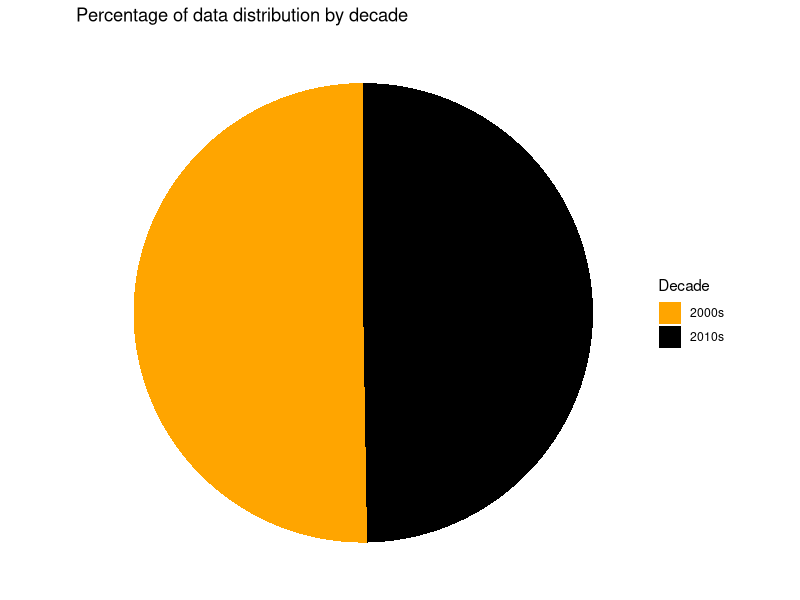
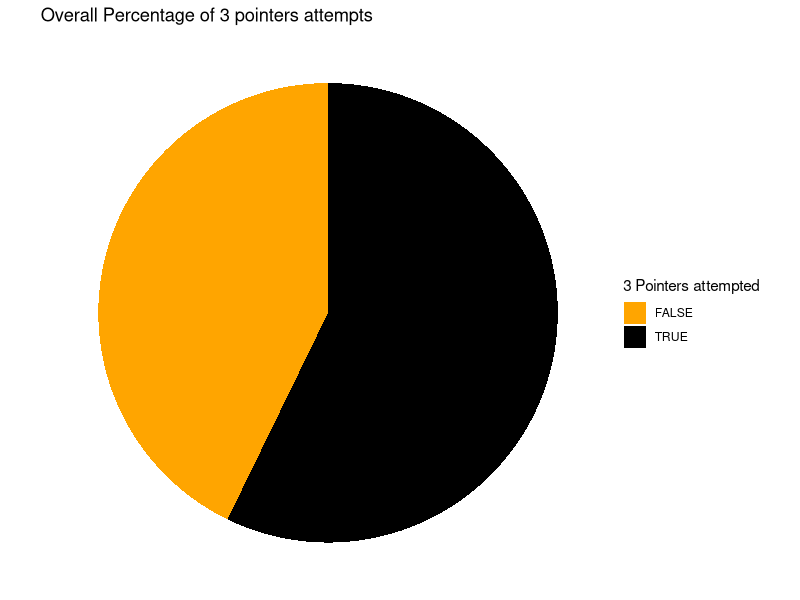
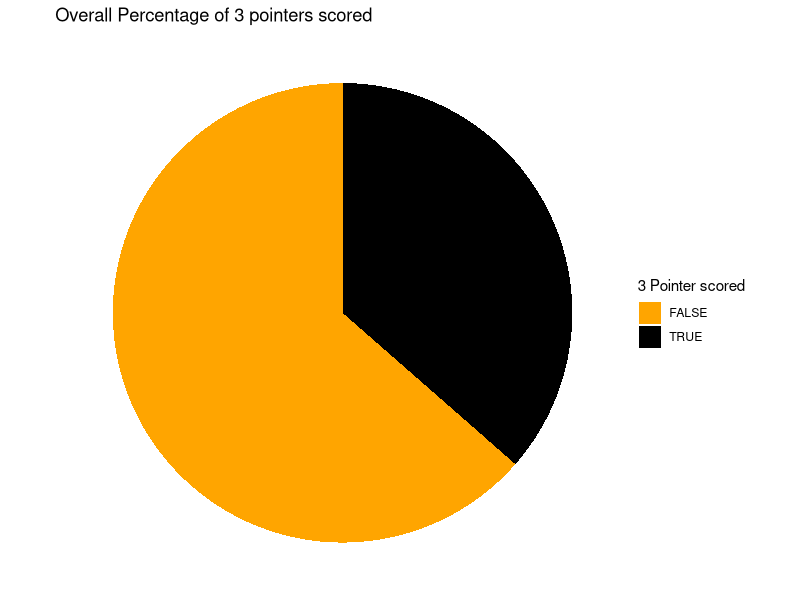
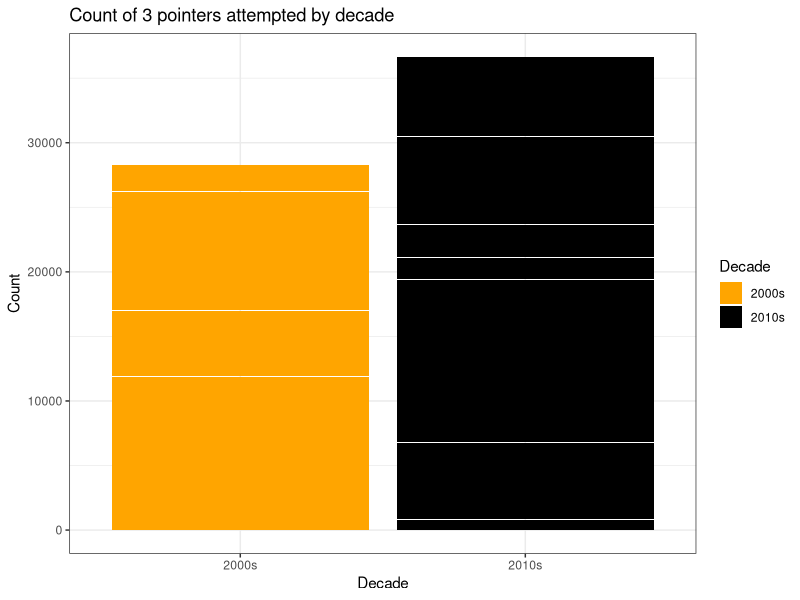
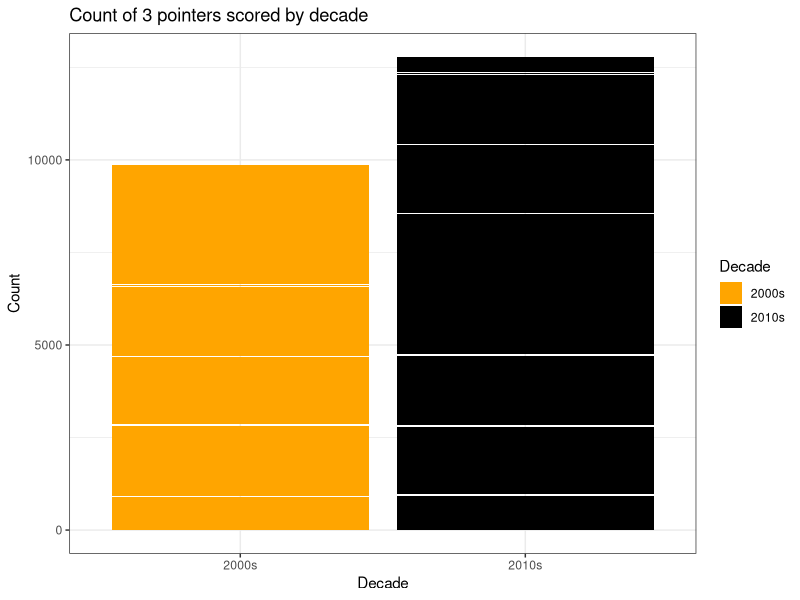
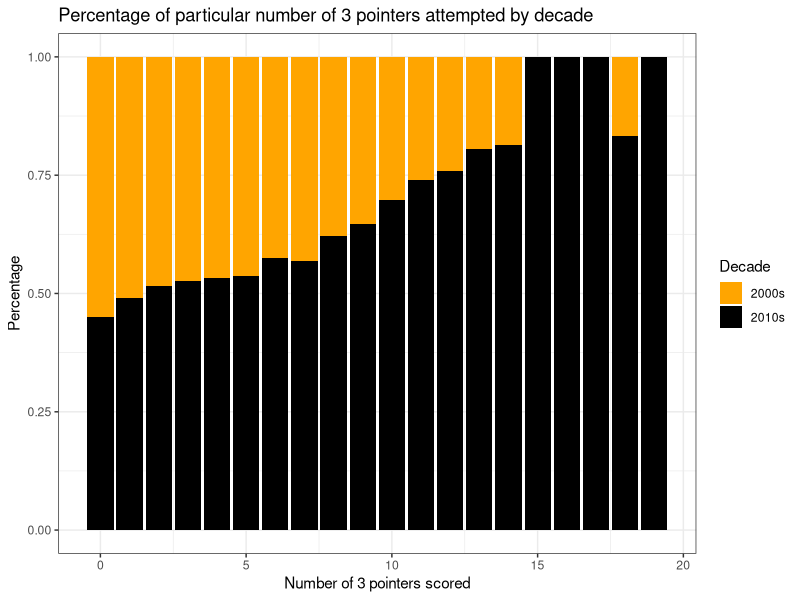
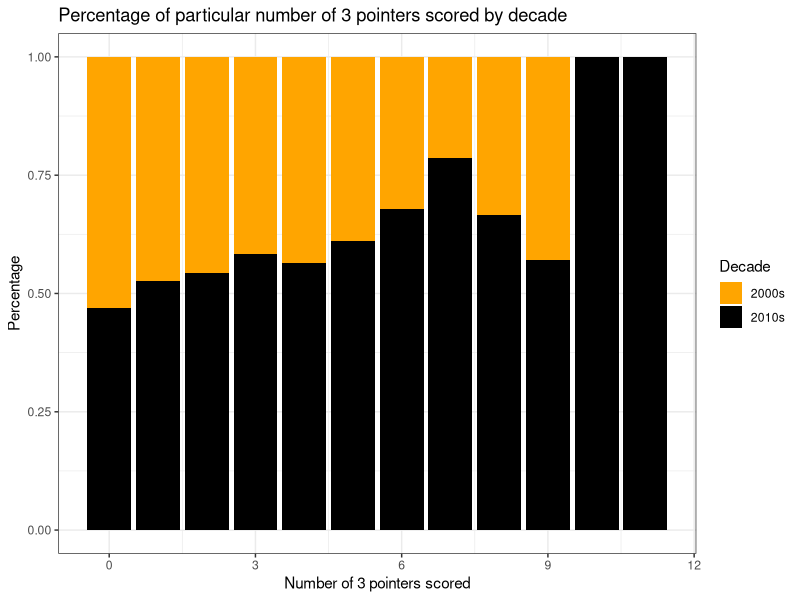
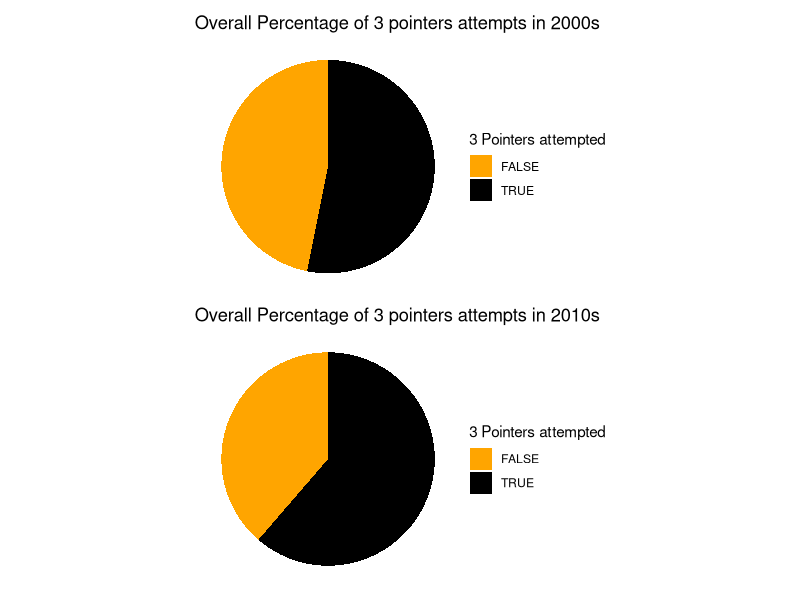

These charts were generated, in order, by the following R code:
## ---- chunk 1
knitr::opts_chunk$set(echo=F, message=F, warning=F,fig.align = "center")
## ---- chunk 2
library(dplyr)
library(stringr)
library(ggplot2)
library(patchwork)
library(RColorBrewer)
## ---- chunk 3
nba <- read.csv('nba.csv')

nba$min <- str_extract(nba$min, pattern = "^[0-9]{1,}")

nba$min <- as.numeric(nba$min)

nba <- nba %>%
  mutate(decade = case_when(game %in% c(2000:2009) ~ "2000s",  game %in% c(2010:2018) ~ "2010s"))

nba <- nba %>%
  mutate(three_pointer = case_when(fg3m>0 ~ TRUE,  fg3m==0 ~ FALSE))

nba <- nba %>%
  mutate(three_pointer_more_than_five = case_when(fg3m>=6 ~ TRUE,  fg3m<6 ~ FALSE))

nba <- nba %>%
  mutate(three_pointer_attempt = case_when(fg3a>0 ~ TRUE,  fg3a==0 ~ FALSE))

nba <- nba %>% mutate(fg3_pct = case_when(game == 2018 ~ fg3_pct / 100, TRUE  ~ fg3_pct))

nba$aver_min_three_pointer <- nba$min / nba$fg3m

percentage_three_pointer <- nba %>%
  group_by(three_pointer) %>%
  summarise(count = n()) %>%
  mutate(count = count / dim(nba)[1] * 100) %>%
  as.data.frame()

percentage_three_pointer_attempt <- nba %>%
  group_by(three_pointer_attempt) %>%
  summarise(count = n()) %>%
  mutate(count = count / dim(nba)[1] * 100) %>%
  as.data.frame()

nba_2000_2009 <- nba %>%
  filter(game %in% c(2000:2009))

nba_2010_2018 <- nba %>%
  filter(game %in% c(2010:2018))

percentage_diff_attempts <- (sum(nba_2010_2018$fg3a) - sum(nba_2000_2009$fg3a))/( sum(nba_2000_2009$fg3a)) * 100

percentage_diff_scored <- (sum(nba_2010_2018$fg3m) - sum(nba_2000_2009$fg3m))/( sum(nba_2000_2009$fg3m)) * 100

nba_2000_three_pointer_a_per <- nba_2000_2009 %>%
  filter(three_pointer_attempt == T) %>%
  summarise(n()) / dim(nba_2000_2009)[1] * 100

nba_2010_three_pointer_a_per <- nba_2010_2018 %>%
  filter(three_pointer_attempt == T) %>%
  summarise(n()) / dim(nba_2010_2018)[1] * 100

nba_2000_three_pointer_s_per <- nba_2000_2009 %>%
  filter(three_pointer == T) %>%
  summarise(n()) / dim(nba_2000_2009)[1] * 100

nba_2010_three_pointer_s_per <- nba_2010_2018 %>%
  filter(three_pointer == T) %>%
  summarise(n()) / dim(nba_2010_2018)[1] * 100

nba_2000_more_than_five <- nba_2000_2009  %>%
  filter(three_pointer_more_than_five == T) %>%
  summarise(n())

nba_2010_more_than_five <- nba_2010_2018  %>%
  filter(three_pointer_more_than_five == T) %>%
  summarise(n())

nba_2000_2009_temp <- nba_2000_2009 %>%
  filter(is.finite(aver_min_three_pointer))

nba_2010_2018_temp <- nba_2010_2018 %>%
  filter(is.finite(aver_min_three_pointer))


## ---- chunk 4
ggplot(nba, aes(x=factor(1), fill=decade)) + geom_bar(width = 1) +
  coord_polar(theta = "y") + 
  theme_void() + scale_fill_manual(values=c("orange", "black")) +
  labs(title = "Percentage of data distribution by decade", fill = "Decade")
## ---- chunk 5
ggplot(nba, aes(x=factor(1), fill=three_pointer_attempt)) + geom_bar(width = 1) +
  coord_polar(theta = "y") + 
  theme_void() + scale_fill_manual(values=c("orange", "black"))  + 
  labs(title = "Overall Percentage of 3 pointers attempts", fill = "3 Pointers attempted")
## ---- chunk 6
ggplot(nba, aes(x=factor(1), fill=three_pointer)) + geom_bar(width = 1) +
  coord_polar(theta = "y") + 
  theme_void() + scale_fill_manual(values=c("orange", "black")) +
  labs(title = "Overall Percentage of 3 pointers scored", fill = "3 Pointer scored")
## ---- chunk 7

ggplot(nba, aes(x=decade, y=fg3a, fill=decade)) + geom_bar(stat="identity") +
  theme_bw() + scale_fill_manual('Decade', values=c("2000s" = "orange", "2010s" = "black")) +
  labs(x="Decade", y="Count", title = "Count of 3 pointers attempted by decade")
## ---- chunk 8
ggplot(nba, aes(x=decade, y=fg3m, fill=decade)) + geom_bar(stat="identity") +
  theme_bw() + scale_fill_manual('Decade', values=c("2000s" = "orange", "2010s" = "black")) + 
  labs(x="Decade", y="Count", title = "Count of 3 pointers scored by decade")
## ---- chunk 9
ggplot(nba, aes(x=fg3a, fill=decade)) + geom_bar(position = "fill") +
  theme_bw() + scale_fill_manual('Decade', values=c("2000s" = "orange", "2010s" = "black")) + 
  labs(title = "Percentage of particular number of 3 pointers attempted by decade", y="Percentage", x = "Number of 3 pointers scored", fill = "Decade")
## ---- chunk 10
ggplot(nba, aes(x=fg3m, fill=decade)) + geom_bar(position = "fill") +
  theme_bw() + scale_fill_manual('Decade', values=c("2000s" = "orange", "2010s" = "black")) + 
  labs(title = "Percentage of particular number of 3 pointers scored by decade", y="Percentage", x = "Number of 3 pointers scored", fill = "Decade")
## ---- chunk 11
g3 <- ggplot(nba_2000_2009, aes(x = factor(1), fill = three_pointer_attempt)) +      geom_bar(width = 1) + 
  coord_polar(theta = 'y') + theme_void() + scale_fill_manual(values=c("orange", "black")) +
  labs(title = "Overall Percentage of 3 pointers attempts in 2000s",  fill= "3 Pointers attempted")

g4 <- ggplot(nba_2010_2018, aes(x = factor(1), fill = three_pointer_attempt)) + geom_bar(width = 1) + 
  coord_polar(theta = 'y') + theme_void() + scale_fill_manual(values=c("orange", "black")) +
  labs(title = "Overall Percentage of 3 pointers attempts in 2010s",  fill= "3 Pointers attempted")

g3/g4
## ---- chunk 12
g1 <- ggplot(nba_2000_2009, aes(x = factor(1), fill = three_pointer)) + geom_bar(width = 1) + 
  coord_polar(theta = 'y') + theme_void() + scale_fill_manual(values=c("orange", "black")) +
  labs(title = "Overall Percentage of 3 pointers attempts in 2000s", fill= "3 Pointers scored" )

g2 <- ggplot(nba_2010_2018, aes(x = factor(1), fill = three_pointer)) + geom_bar(width = 1) + 
  coord_polar(theta = 'y') + theme_void() + scale_fill_manual(values=c("orange", "black")) +
  labs(title = "Overall Percentage of 3 pointers attempts in 2010s",  fill= "3 Pointers scored")

g1/g2
## ---- chunk 13
nba %>%
  group_by(decade)  %>%
  summarise(mean_of_fg3_pct =  mean(fg3_pct)) %>%
  ggplot(aes(x=decade,  y=mean_of_fg3_pct, fill=decade))  +
  geom_bar(stat = "identity") +
  theme_bw() + scale_fill_manual('Decade', values=c("2000s" = "orange", "2010s" = "black")) +
  labs(title = "Mean of percentages of scored 3 pointers by decade", x = "Decade", y = "Mean of percentage")
## ---- chunk 14
nba  %>%
  filter(three_pointer_more_than_five == T) %>%
  group_by(decade)  %>%
  summarise(count  = n()) %>%
  ggplot(aes(x=decade, y=count, fill=decade)) + geom_bar(stat = "identity") +
  theme_bw() + scale_fill_manual('Decade', values=c("2000s" = "orange", "2010s" = "black")) +
  labs(title = 'Count of 6 or more 3 pointers scored', x = 'Decade', y = 'Count')
## ---- chunk 15

ggplot(nba, aes(x=aver_min_three_pointer, fill=decade)) + geom_histogram() + 
  facet_grid(.~decade) + 
  theme_bw() +
  scale_fill_manual('Decade', values=c("2000s" = "orange", "2010s" = "black")) +
  theme(legend.position = "none") + 
  labs(y="Count", x="Minutes", title = "Average minutes needed for a player to score 3 pointer in a certain game by decade")

